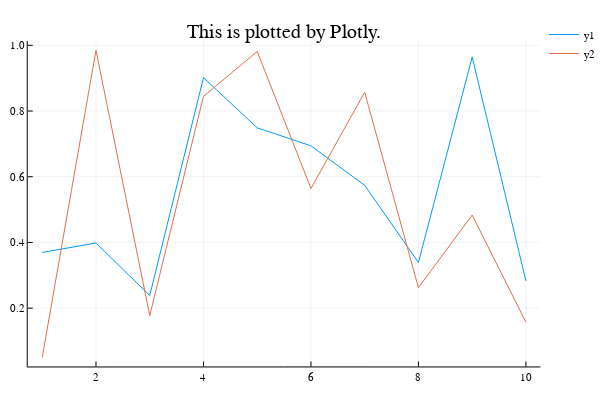

Notebook source saved alongside this figure:
### Markdown cell above
## Backend Ex 1. Plotly
Firstly, we shall set `Plotly` as the backend we'll use.

### Code cell
x = 1:10; y = rand(10,2)
plotly() # Set the backend to Plotly
plot(x,y, title="This is plotted by Plotly.")

### Figure 1 — Plotly figure (JSON) as saved in the notebook; plotly's stock layout.template omitted (floating-point values rounded to 4 significant figures)
{"data": [{"colorbar": {"title": ""}, "legendgroup": "y1", "line": {"color": "rgba(0, 154, 250, 1.000)", "dash": "solid", "shape": "linear", "width": 1}, "mode": "lines", "name": "y1", "showlegend": true, "type": "scatter", "x": [1, 2, 3, 4, 5, 6, 7, 8, 9, 10], "xaxis": "x1", "y": [0.3695, 0.3983, 0.2385, 0.9016, 0.7489, 0.6941, 0.5739, 0.339, 0.9645, 0.2829], "yaxis": "y1", "zmax": null, "zmin": null}, {"colorbar": {"title": ""}, "legendgroup": "y2", "line": {"color": "rgba(227, 111, 71, 1.000)", "dash": "solid", "shape": "linear", "width": 1}, "mode": "lines", "name": "y2", "showlegend": true, "type": "scatter", "x": [1, 2, 3, 4, 5, 6, 7, 8, 9, 10], "xaxis": "x1", "y": [0.05051, 0.985, 0.1776, 0.8448, 0.9815, 0.5643, 0.8573, 0.2622, 0.4833, 0.1575], "yaxis": "y1", "zmax": null, "zmin": null}], "layout": {"annotations": [{"font": {"color": "rgba(0, 0, 0, 1.000)", "family": "sans-serif", "size": 20}, "rotation": 0, "showarrow": false, "text": "This is plotted by Plotly.", "x": 0.5222, "xanchor": "center", "xref": "paper", "y": 1, "yanchor": "top", "yref": "paper"}], "height": 400, "legend": {"bgcolor": "rgba(255, 255, 255, 1.000)", "bordercolor": "rgba(0, 0, 0, 1.000)", "font": {"color": "rgba(0, 0, 0, 1.000)", "family": "sans-serif", "size": 11}, "tracegroupgap": 0, "x": 1, "y": 1}, "margin": {"b": 20, "l": 0, "r": 0, "t": 20}, "paper_bgcolor": "rgba(255, 255, 255, 1.000)", "plot_bgcolor": "rgba(255, 255, 255, 1.000)", "showlegend": true, "width": 600, "xaxis": {"anchor": "y1", "domain": [0.05101, 0.9934], "gridcolor": "rgba(0, 0, 0, 0.100)", "gridwidth": 0.5, "linecolor": "rgba(0, 0, 0, 1.000)", "mirror": false, "range": [0.73, 10.27], "showgrid": true, "showline": true, "showticklabels": true, "tickangle": 0, "tickcolor": "rgb(0, 0, 0)", "tickfont": {"color": "rgba(0, 0, 0, 1.000)", "family": "sans-serif", "size": 11}, "tickmode": "array", "ticks": "inside", "ticktext": ["2", "4", "6", "8", "10"], "tickvals": [2, 4, 6, 8, 10], "title": "", "titlefont": {"color": "rgba(0, 0, 0, 1.000)", "family": "sans-serif", "size": 15}, "type": "-", "visible": true, "zeroline": false, "zerolinecolor": "rgba(0, 0, 0, 1.000)"}, "yaxis": {"anchor": "x1", "domain": [0.03762, 0.9415], "gridcolor": "rgba(0, 0, 0, 0.100)", "gridwidth": 0.5, "linecolor": "rgba(0, 0, 0, 1.000)", "mirror": false, "range": [0.02247, 1.013], "showgrid": true, "showline": true, "showticklabels": true, "tickangle": 0, "tickcolor": "rgb(0, 0, 0)", "tickfont": {"color": "rgba(0, 0, 0, 1.000)", "family": "sans-serif", "size": 11}, "tickmode": "array", "ticks": "inside", "ticktext": ["0.2", "0.4", "0.6", "0.8", "1.0"], "tickvals": [0.2, 0.4, 0.6, 0.8, 1], "title": "", "titlefont": {"color": "rgba(0, 0, 0, 1.000)", "family": "sans-serif", "size": 15}, "type": "-", "visible": true, "zeroline": false, "zerolinecolor": "rgba(0, 0, 0, 1.000)"}}}
